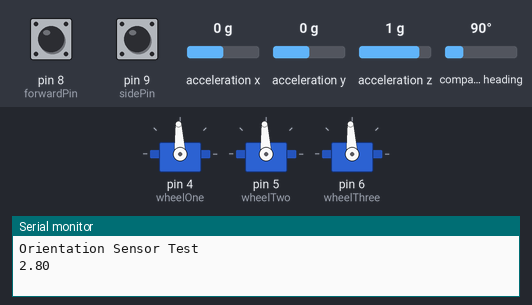
Bench run of a sketch on a simulated Arduino Uno, built with avr-gcc and run on an emulated ATmega328P. On the bench: 3 × servo, the last lines printed to the serial monitor. Inputs (shaded band) come from the test bench; at power-on: pin 8 (forwardPin) LOW, pin 9 (sidePin) LOW, acceleration x 0 g, acceleration y 0 g, acceleration z 1 g, compass heading 90°.

Above: at 2.2 s.
2.3 s: pin 8 (forwardPin) pulsed HIGH 5 times (0.12 s each, 0.3 s apart)
At 5.1 s:
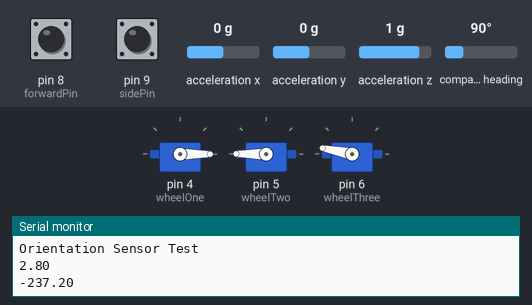
7.8 s: pin 9 (sidePin) pulsed HIGH 2 times (0.12 s each, 0.3 s apart)
At 9.0 s:
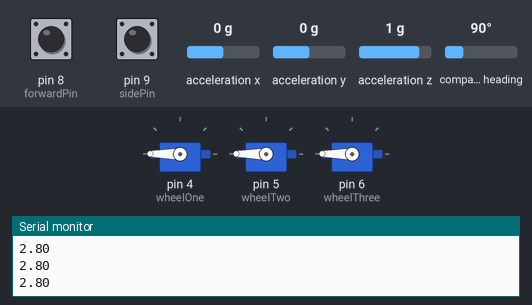
At 10.6 s:
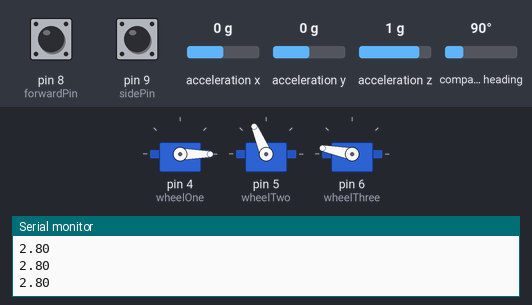
Timing chart, 0 to 12.1 s (numbered marks = the images above; inputs shaded):
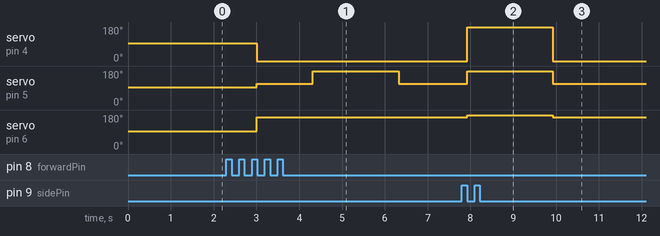

Measured:
- after the input at 7.8 s, servo on pin 4 (wheelOne): 0° → 180° after 0.12 s, → 0° 2.0 s later; servo on pin 5 (wheelTwo): 113° → 180° after 0.12 s, → 113° 2.0 s later; servo on pin 6 (wheelThree): 169° → 180° after 0.12 s, → 169° 2.0 s later

The sketch:

Coro_Full.ino
```cpp
#include <Wire.h>
#include <Servo.h>
#include <Adafruit_Sensor.h>
#include <Adafruit_BNO055.h>
#include <utility/imumaths.h>

#define I2C_SDA A4
#define I2C_SCL A5

Adafruit_BNO055 bno = Adafruit_BNO055(55);
float diff = 0;
Servo wheelOne;
Servo wheelTwo;
Servo wheelThree;
int forwardPin = 8;
int sidePin = 9;

float m1;
float m2;
float m3;
float m4;
float m5;
float m6;

int ser1;
int ser2;
int ser3;

void setup() {
  //tell microcontroller which pins read SDA/SCL
  Serial.begin(9600);
  Wire.begin(I2C_SDA);
  Wire.begin(I2C_SCL);

  //initializes sensor
  Serial.println("Orientation Sensor Test"); Serial.println("");
  if(!bno.begin())
  {
    Serial.print("Ooops, no BNO055 detected ... Check your wiring or I2C ADDR!");
    while(1);
  }
  delay(1000);
  bno.setExtCrystalUse(true);

  //initializes wheels
  wheelOne.attach(4);
  wheelOne.writeMicroseconds(1500);
  wheelTwo.attach(5);
  wheelTwo.writeMicroseconds(1500);
  wheelThree.attach(6);
  wheelThree.writeMicroseconds(1500);

  //initializes remote signals
  pinMode(forwardPin, INPUT);
  pinMode(sidePin, INPUT);
}

void loop() {
  //Get a new sensor event
  sensors_event_t event;
  bno.getEvent(&event);

  //orientation.x gives tilt/position in x direction in degrees
//  Serial.print("X: ");
//  float xVal = event.orientation.x;
//  Serial.print(xVal, 4);

  //angle for kiwi drive
//  diff = 360-xVal;
//  Serial.print("\tCurrent 0: ");
//  Serial.print(diff, 4);
//  Serial.println("");

  //forward inputs
  long fwdDuration = pulseIn(forwardPin, HIGH);
  //Serial.println(fwdDuration);
  float fwdVal = map((float)fwdDuration, 1900.0, 900.0, -1.0, 1.0);
  Serial.println(fwdVal);

  //side inputs
  long sideDuration = pulseIn(sidePin, HIGH);
  //Serial.println(sideDuration);
  float sideVal = map((float)sideDuration, 1050.0, 2030.0, -1.0, 1.0);
  //Serial.println(sideVal);

  //change to driving outputs
  if(fwdDuration>1300 && fwdDuration<1500 && sideDuration>1400 && sideDuration<1600){
    wheelOne.writeMicroseconds(1500);
    wheelTwo.writeMicroseconds(1500);
    wheelThree.writeMicroseconds(1500);
    }
  else{
    kiwiFunct(fwdVal, sideVal);
    convertToMS();
    wheelOne.writeMicroseconds(ser1);
    wheelTwo.writeMicroseconds(ser2);
    wheelThree.writeMicroseconds(ser3);
  }
}

void kiwiFunct(float fwdVal, float sideVal){
     m1 = -sqrt(3)/2 * fwdVal;
     m2 = sqrt(3)/2 * fwdVal;
     m3 = 0;
     m4 = .5 * sideVal;
     m5 = .5 * sideVal;
     m6 = -1 * sideVal;
}

void convertToMS(){
//  test cases
//  ser1 = (int)(map(m1, -1, 1, 1000, 2000));
//  ser2 = (int)(map(m2, -1, 1, 1000, 2000));
//  ser3 = (int)(map(m3, -1, 1, 1000, 2000));

//  ser1 = (int)(map(m4, -1, 1, 1000, 2000));
//  ser2 = (int)(map(m5, -1, 1, 1000, 2000));
//  ser3 = (int)(map(m6, -1, 1, 1000, 2000));

  float avg1 = (m1+m4)/2.0;
  float avg2 = (m2+m5)/2.0;
  float avg3 = (m3+m6)/2.0;

  ser1 = (int)(map(avg1, -1, 1, 1000, 2000));
  ser2 = (int)(map(avg2, -1, 1, 1000, 2000));
  ser3 = (int)(map(avg3, -1, 1, 1000, 2000));
}

float map(float v, float a, float b, float c, float d){
  return (v-a) * (d-c) / (b-a) + c;
}
```
